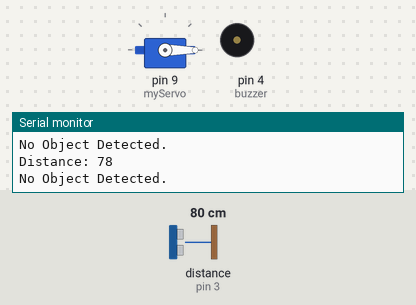
A sketch run on a simulated Arduino Uno, built with avr-gcc and run on an emulated ATmega328P. Parts: servo, buzzer (waves = sounding), the last lines printed to the serial monitor. Wiring (from diagram.json): ultrasonic range finder: trigger pin 2; echo pin 3. The test bench sets the inputs (shaded band); at power-on: distance to the obstacle (sensor on pin 3) 80 cm. The echo pulse lasts 58.3 µs per cm.

Above: at 1.8 s.
1.9 s: distance to the obstacle (sensor on pin 3) set to 12 cm
3.4 s: distance to the obstacle (sensor on pin 3) set to 9 cm
At 4.26 s:
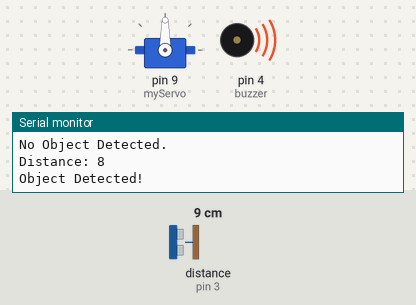
At 9.9 s:
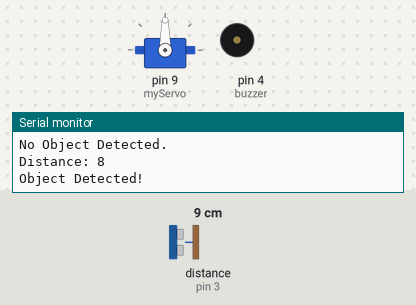
Timing chart, 0 to 13.5 s (numbered marks = the images above; inputs shaded):
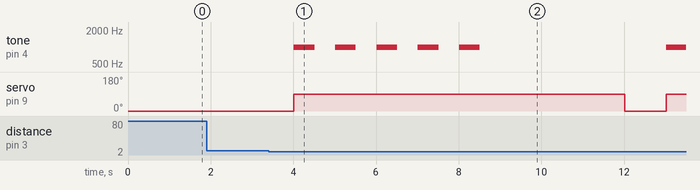

Measured:
- the behaviour switches between 11 and 10 cm on distance to the obstacle (sensor on pin 3) (found by bisection; images 0 and 1)
- after the input at 3.4 s, tone on pin 4 (buzzer): goes 4 × (1000 Hz 0.50 s, silent 0.50 s), 1000 Hz 0.50 s, silent 4.5 s, then 1000 Hz, starting after 0.62 s; servo on pin 9 (myServo): 0° → 90° after 0.62 s, → 0° 8.0 s later, → 90° 1.0 s later

The sketch:

sketch.ino
```cpp
#include <Servo.h>

Servo myServo;
int trigPin = 2;
int echoPin = 3;
int buzzer = 4;
int distance;

void setup() {
  Serial.begin(9600);
  myServo.attach(9);
  pinMode(trigPin, OUTPUT);
  pinMode(echoPin, INPUT);
  pinMode(buzzer, OUTPUT);
  myServo.write(0); // Initial position closed
  digitalWrite(buzzer, LOW); // Ensure buzzer is off at start
}

int getDistance() {
  digitalWrite(trigPin, LOW);
  delayMicroseconds(2);
  digitalWrite(trigPin, HIGH);
  delayMicroseconds(10);
  digitalWrite(trigPin, LOW);

  int duration = pulseIn(echoPin, HIGH);
  int distance = duration * 0.034 / 2;
  return distance;
}

void beep(int times) {
  for (int i = 0; i < times; i++) {
    tone(buzzer, 1000, 500); // 1000 Hz for 0.5 seconds
    delay(1000);
    noTone(buzzer);
  }
}

void loop() {
  distance = getDistance();
  Serial.print("Distance: ");
  Serial.println(distance);

  if (distance < 10 && distance > 0) {
    Serial.println("Object Detected!");
    myServo.write(90); // Open the lid
    beep(5); // Beep 5 times
    delay(3000);
    myServo.write(0);  // Close the lid
  } else {
    Serial.println("No Object Detected.");
    digitalWrite(buzzer, LOW); // Ensure buzzer is off
  }

  delay(1000);
}
```
